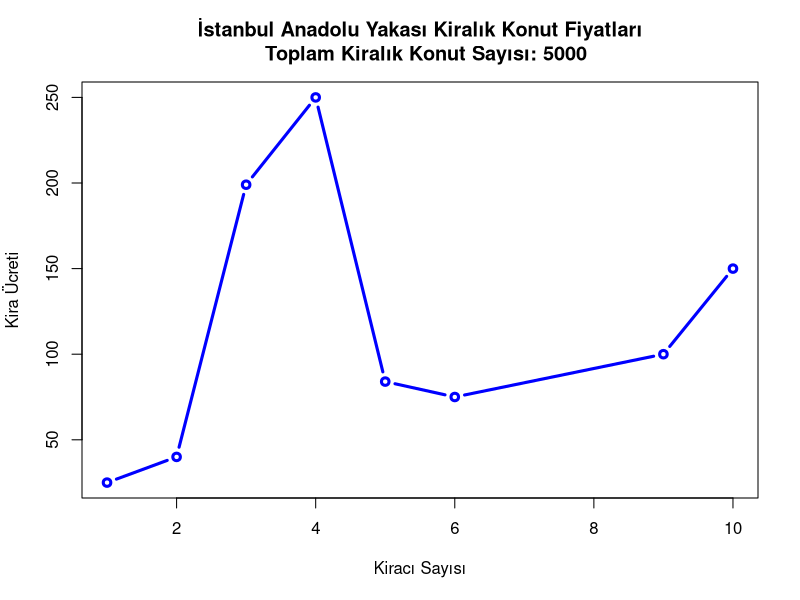

Reproduce this figure in R.
# Vectors

renter_count <- c(1, 2, 3, 4, 5, 6, 9, 10)
my_vec2 <- c(25, 40, 199, 250, 84, 75, 100, 150)

# Plot it with labels
plot(
    renter_count,
    my_vec2,
    type = "b", # Both points and lines
    col = "blue",
    lty = 1, # Solid line type
    lwd = 3, # Line width
    xlab = "Kiracı Sayısı",
    ylab = "Kira Ücreti",
    main = "İstanbul Anadolu Yakası Kiralık Konut Fiyatları
  Toplam Kiralık Konut Sayısı: 5000"
)
